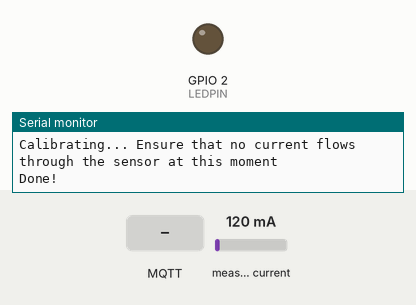
This program was run on a simulated ESP32. On the bench: output pins drawn as LEDs (lit = HIGH), the last lines printed to the serial monitor. Inputs (shaded band) come from the test bench; at power-on: measured current 120 mA. WiFi joins after 1.5 s; servers stay silent unless stated; random numbers use the default seed unless the program sets one; no MQTT or app messages arrive unless stated.

Above: at 2.8 s.
2.9 s: MQTT message "1" arrives on the first subscribed topic
At 3.7 s:
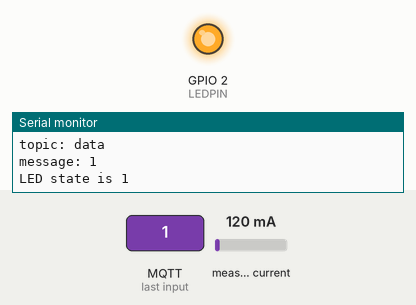
4.4 s: MQTT message "0" arrives on the first subscribed topic
At 4.8 s:
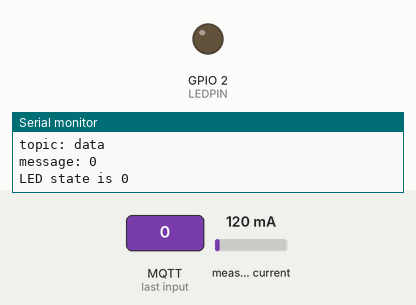
Timing chart, 0 to 7.4 s (numbered marks = the images above; inputs shaded):
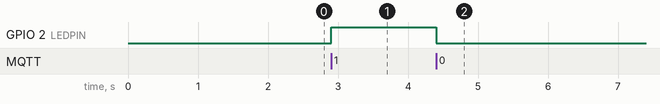

Measured:
- after the input at 2.9 s, GPIO 2 (LEDPIN): LOW → HIGH at once
- after the input at 4.4 s, GPIO 2 (LEDPIN): HIGH → LOW at once

The program:

main.cpp
```cpp
#include <Arduino.h>
#include <WiFi.h>
#include "PubSubClient.h"
#include "ACS712.h"

#define LEDPIN 2

const char ssid[] = "Cong Thanh";
const char password[] = "19411940";
WiFiClient net;
PubSubClient client(net);
ACS712 sensor(ACS712_05B, 35);

#define MQTT_SERVER "13.208.211.184"
#define MQTT_PORT 1883
#define MQTT_USER "esp32"
#define MQTT_PASSWORD "Quamon"
#define MQTT_CURRENT_TOPIC "current"

unsigned long previousMillis = 0;
const long interval = 5000;
unsigned long lastMillis = 0;
int current_ledState = LOW;
int last_ledState = LOW;

void setup_wifi()
{
    Serial.print("Connecting to ");
    Serial.println(ssid);
    WiFi.begin(ssid, password);
    while (WiFi.status() != WL_CONNECTED)
    {
        delay(500);
        Serial.print(".");
    }
    randomSeed(micros());
    Serial.println("");
    Serial.println("WiFi connected");
    Serial.println("IP address: ");
    Serial.println(WiFi.localIP());
}

void connect_to_broker()
{
    while (!client.connected())
    {
        Serial.print("Attempting MQTT connection...");
        String clientId = "nodeWiFi32";
        clientId += String(random(0xffff), HEX);
        if (client.connect(clientId.c_str(), MQTT_USER, MQTT_PASSWORD))
        {
            Serial.println("connected");
            client.subscribe("data");
        }
        else
        {
            Serial.print("failed, rc=");
            Serial.print(client.state());
            Serial.println(" try again in 2 seconds");
            delay(2000);
        }
    }
}

void callback(char *topic, byte *payload, unsigned int length)
{
    Serial.println("-------new message from broker-----");
    Serial.print("topic: ");
    Serial.println(topic);
    Serial.print("message: ");
    Serial.write(payload, length);
    Serial.println();
    if (*payload == '1')
        current_ledState = HIGH;
    if (*payload == '0')
        current_ledState = LOW;
}

void setup()
{
    Serial.begin(9600);
    Serial.setTimeout(500);
    setup_wifi();
    client.setServer(MQTT_SERVER, MQTT_PORT);
    client.setCallback(callback);
    connect_to_broker();
    Serial.println("Calibrating... Ensure that no current flows through the sensor at this moment");
    sensor.calibrate();
    Serial.println("Done!");
    pinMode(LEDPIN, OUTPUT);
    digitalWrite(LEDPIN, current_ledState);
}
void loop()
{
    client.loop();
    if (!client.connected())
    {
        connect_to_broker();
    }
    if (last_ledState != current_ledState)
    {
        last_ledState = current_ledState;
        digitalWrite(LEDPIN, current_ledState);
        Serial.print("LED state is ");
        Serial.println(current_ledState);
    }
    float U = 220;
    unsigned long currentMillis = millis();
    if (currentMillis - previousMillis >= interval)
    {
        float I = sensor.getCurrentAC();
        float P = U * I;
        if (isnan(I) || isnan(P))
        {
            Serial.println(F("Failed to read from current sensor!"));
            return;
        }
        else if (current_ledState==0)
        {
            client.publish(MQTT_CURRENT_TOPIC, String(0).c_str());
            while (current_ledState == 0)
            {
                client.loop();
            }

        }
        else
        {
            client.publish(MQTT_CURRENT_TOPIC, String(P).c_str());
            previousMillis = currentMillis;
        }
    }
    //digitalWrite(LEDPIN, 1);
}
```
